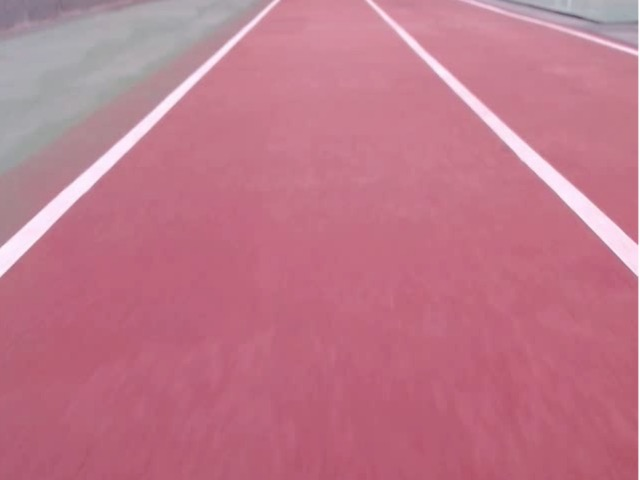
#> input picture img/cam_img.jpg, 640 x 480 px, given in place of ex3.mp4, which was not available
$ python 04-playground_bird_eye.py   (older library calls are emulated)
#> lines starting #> are read from the running program, lines starting #| are printed output that depends on the picture; after the words box and inside, x2 and y2 are one past the last pixel; in counts of white or black regions, pixels touching at a corner belong together; pictures that were not available may be replaced by others from this repository, and a replacement may not be noted
import numpy as np
import cv2
import matplotlib.pyplot as plt
from matplotlib.animation import FuncAnimation

_LB = 0
_LT = 1
_RB = 2
_RT = 3

_RED = (255, 0, 0)
_GREEN = (0, 255, 0)
_BLUE = (0, 0, 255)
_BLACK = (0, 0, 0)
_WHITE = (255, 255, 255)

_PAUSE_TIME = 0.01


def make_source_marker(image):
    marked_img = image.copy()
    marker_size = 10
    # lb, lt, rb, rt
    position = [
        (60, 350), (170, 80), (630, 350), (510, 80)
    ]
    cv2.circle(marked_img, position[_LB], marker_size, _RED, -1)
    cv2.circle(marked_img, position[_LT], marker_size, _GREEN, -1)
    cv2.circle(marked_img, position[_RB], marker_size, _BLUE, -1)
    cv2.circle(marked_img, position[_RT], marker_size, _BLACK, -1)

    return marked_img, position


def wrapping_img(image, source_position):
    (h, w) = (image.shape[0], image.shape[1])

    source = np.float32(source_position)
    destination = np.float32([(60, 380), (60, 50), (630, 380), (630, 50)])

    transform_matrix = cv2.getPerspectiveTransform(source, destination)
    minverse = cv2.getPerspectiveTransform(destination, source)
    wrapped_img = cv2.warpPerspective(image, transform_matrix, (w, h))

    return wrapped_img, minverse


def color_filtering_img(image):
    g_blur_size = 5
    m_blur_size = 11
    thresh = 170

    gray_img = cv2.cvtColor(image, cv2.COLOR_BGR2GRAY)
    g_blur_img = cv2.GaussianBlur(gray_img, (g_blur_size, g_blur_size), 0)
    m_blur_img = cv2.medianBlur(g_blur_img, m_blur_size)
    ret, thr_img = cv2.threshold(m_blur_img, thresh, 255, cv2.THRESH_BINARY)
    canny_img = cv2.Canny(thr_img, 30, 350)

    filtered_img = canny_img

    return filtered_img


def set_roi_area(image):
    x = int(image.shape[1])
    y = int(image.shape[0])

    # 한 붓 그리기
    _shape = np.array([
        [int(0.05 * x), int(0.9 * y)], [int(0.05 * x), int(0.1 * y)],
        [int(0.4 * x), int(0.1 * y)], [int(0.4 * x), int(0.9 * y)],
        [int(0.6 * x), int(0.9 * y)], [int(0.6 * x), int(0.1 * y)],
        [int(0.95 * x), int(0.1 * y)], [int(0.95 * x), int(0.9 * y)],
        [int(0.05 * x), int(0.9 * y)]
    ])

    mask = np.zeros_like(image)

    if len(image.shape) > 2:
        channel_count = image.shape[2]
        ignore_mask_color = (255,) * channel_count
    else:
        ignore_mask_color = 255

    cv2.fillPoly(mask, np.int32([_shape]), ignore_mask_color)
    masked_roi_image = cv2.bitwise_and(image, mask)

    return masked_roi_image


def plot_histogram(image):
    histogram = np.sum(image[image.shape[0] // 2:, :], axis=0)
    mid_point = np.int(histogram.shape[0] / 2)
    left_base = np.argmax(histogram[:mid_point])
    right_base = np.argmax(histogram[mid_point:]) + mid_point

    return left_base, right_base


def slide_window_search(image, left_current, right_current):
    out_img = np.dstack((image, image, image))

    nwindows = 4
    window_height = np.int(image.shape[0] / nwindows)
    nonzero = image.nonzero()  # 선이 있는 부분의 인덱스만 저장
    nonzero_y = np.array(nonzero[0])  # 선이 있는 부분 y의 인덱스 값
    nonzero_x = np.array(nonzero[1])  # 선이 있는 부분 x의 인덱스 값
    margin = 100
    minpix = 50
    left_lane = []
    right_lane = []
    thickness = 2

    for w in range(nwindows):
        win_y_low = image.shape[0] - (w + 1) * window_height  # window 윗부분
        win_y_high = image.shape[0] - w * window_height  # window 아랫 부분
        win_xleft_low = left_current - margin  # 왼쪽 window 왼쪽 위
        win_xleft_high = left_current + margin  # 왼쪽 window 오른쪽 아래
        win_xright_low = right_current - margin  # 오른쪽 window 왼쪽 위
        win_xright_high = right_current + margin  # 오른쪽 window 오른쪽 아래

        cv2.rectangle(out_img, (win_xleft_low, win_y_low), (win_xleft_high, win_y_high), _GREEN, thickness)
        cv2.rectangle(out_img, (win_xright_low, win_y_low), (win_xright_high, win_y_high), _GREEN, thickness)
        good_left = ((nonzero_y >= win_y_low) & (nonzero_y < win_y_high) & (nonzero_x >= win_xleft_low) & (
                nonzero_x < win_xleft_high)).nonzero()[0]
        good_right = ((nonzero_y >= win_y_low) & (nonzero_y < win_y_high) & (nonzero_x >= win_xright_low) & (
                nonzero_x < win_xright_high)).nonzero()[0]
        left_lane.append(good_left)
        right_lane.append(good_right)

        if len(good_left) > minpix:
            left_current = np.int(np.mean(nonzero_x[good_left]))
        if len(good_right) > minpix:
            right_current = np.int(np.mean(nonzero_x[good_right]))

    left_lane = np.concatenate(left_lane)  # np.concatenate() -> array를 1차원으로 합침
    right_lane = np.concatenate(right_lane)

    leftx = nonzero_x[left_lane]
    lefty = nonzero_y[left_lane]
    rightx = nonzero_x[right_lane]
    righty = nonzero_y[right_lane]

    left_fit = np.polyfit(lefty, leftx, 2)
    right_fit = np.polyfit(righty, rightx, 2)

    ploty = np.linspace(0, image.shape[0] - 1, image.shape[0])
    left_fitx = left_fit[0] * ploty ** 2 + left_fit[1] * ploty + left_fit[2]
    right_fitx = right_fit[0] * ploty ** 2 + right_fit[1] * ploty + right_fit[2]

    ltx = np.trunc(left_fitx)
    rtx = np.trunc(right_fitx)

    out_img[nonzero_y[left_lane], nonzero_x[left_lane]] = _RED
    out_img[nonzero_y[right_lane], nonzero_x[right_lane]] = _BLUE

    plt.imshow(out_img)
    plt.plot(left_fitx, ploty, color='red')
    plt.plot(right_fitx, ploty, color='blue')
    plt.xlim(0, 720)
    plt.ylim(440, 0)
    plt.show(block=False)
    plt.pause(_PAUSE_TIME)
    plt.cla()

    ret = {'left_fitx': ltx, 'right_fitx': rtx, 'ploty': ploty}

    return ret


def draw_lane_lines(original_image, wraped_image, minv, draw_info):
    left_fitx, right_fitx, ploty = draw_info['left_fitx'], draw_info['right_fitx'], draw_info['ploty']

    warp_zero = np.zeros_like(wraped_image).astype(np.uint8)
    color_warp = np.dstack((warp_zero, warp_zero, warp_zero))

    pts_left = np.array([np.transpose(np.vstack([left_fitx, ploty]))])
    pts_right = np.array([np.flipud(np.transpose(np.vstack([right_fitx, ploty])))])
    pts = np.hstack((pts_left, pts_right))

    mean_x = np.mean((left_fitx, right_fitx), axis=0)
    pts_mean = np.array([np.flipud(np.transpose(np.vstack([mean_x, ploty])))])

    cv2.fillPoly(color_warp, np.int_([pts]), (216, 168, 74))
    cv2.fillPoly(color_warp, np.int_([pts_mean]), _WHITE)

    new_warp = cv2.warpPerspective(color_warp, minv, (original_image.shape[1], original_image.shape[0]))
    result = cv2.addWeighted(original_image, 1, new_warp, 0.4, 0)

    return pts_mean, result


cap = cv2.VideoCapture("video/ex3.mp4")
winname = "result"

cv2.namedWindow(winname)
cv2.moveWindow(winname, 100, 0)

while True:
    ret, img = cap.read()
#> img is the input picture: shape (480, 640, 3); mean B, G, R 138, 119, 191.4

    if not ret:
        break

    (h, w) = (img.shape[0], img.shape[1])
#> h = 480; w = 640

    mark_img, src_position = make_source_marker(img)
#> in make_source_marker, `cv2.circle(marked_img, position[_RT], marker_size, _BLACK, -1)`:
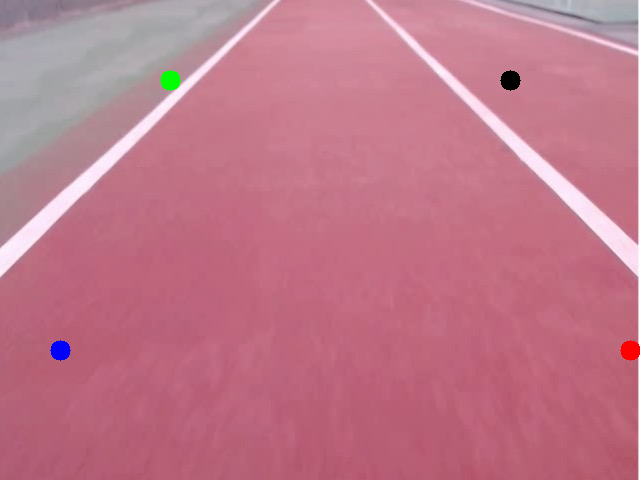
#> marked_img: shape (480, 640, 3); mean B, G, R 137.7, 118.8, 190.8
#> src_position = [(60, 350), (170, 80), (630, 350), (510, 80)]
    wrap_img, minv = wrapping_img(img, src_position)
#> in wrapping_img, `source = np.float32(source_position)`: source = [[60, 350], [170, 80], [630, 350], [510, 80]]
#> in wrapping_img, `transform_matrix = cv2.getPerspectiveTransform(source, destination)`: transform_matrix = [[2.1, 1.04, -364.8], [-1.8e-16, 2.72, -155], [-1.36e-18, 0.00313, 1]]
#> in wrapping_img, `minverse = cv2.getPerspectiveTransform(destination, source)`: minverse = [[0.562, -0.383, 145.6], [0, 0.368, 57], [2.44e-19, -0.00115, 1]]
#> in wrapping_img, `wrapped_img = cv2.warpPerspective(image, transform_matrix, (w, h))`:
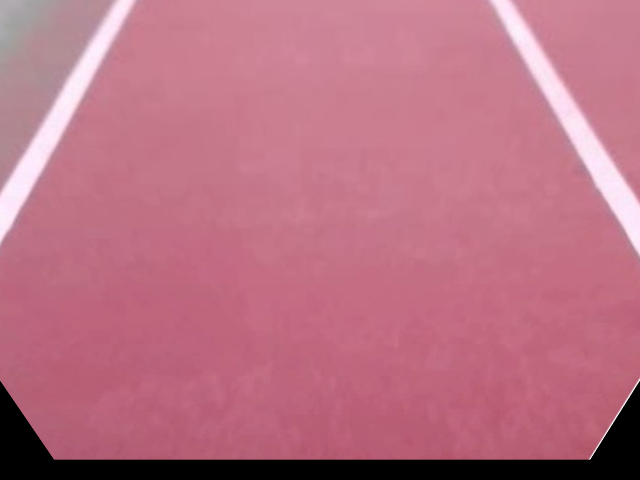
#> wrapped_img: shape (480, 640, 3); mean B, G, R 130.9, 112.3, 185.3
#> minv has the same summary as minverse in wrapping_img
    filter_img = color_filtering_img(wrap_img)
#> in color_filtering_img, `gray_img = cv2.cvtColor(image, cv2.COLOR_BGR2GRAY)`:
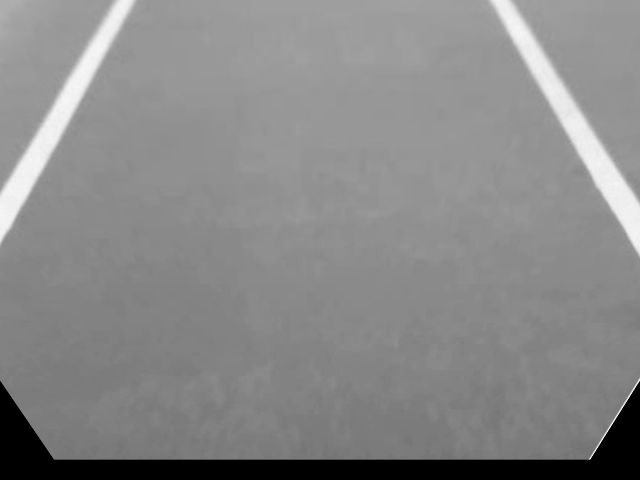
#> gray_img: shape (480, 640); min 0, max 252, mean 136.3
#> in color_filtering_img, `ret, thr_img = cv2.threshold(m_blur_img, thresh, 255, cv2.THRESH_BINARY)`:
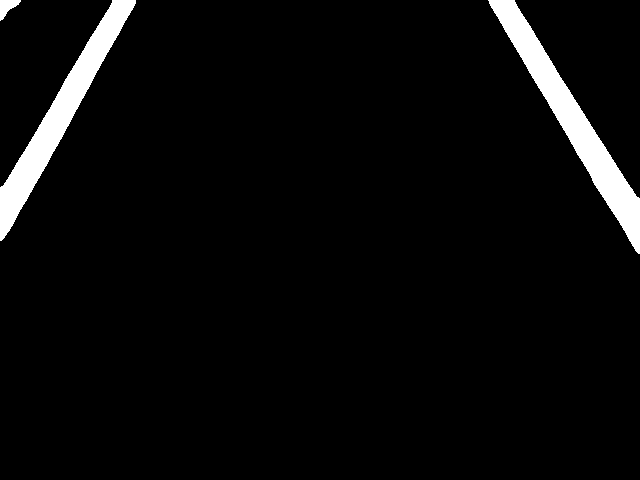
#> thr_img: shape (480, 640); 4.4% white; 3 white regions, box (x1, y1, x2, y2) and area: (488, 0, 640, 254) 7013, (0, 0, 136, 241) 6244, (0, 0, 21, 21) 229
#> in color_filtering_img, `ret, thr_img = cv2.threshold(m_blur_img, thresh, 255, cv2.THRESH_BINARY)`: ret = 170
#> in color_filtering_img, `canny_img = cv2.Canny(thr_img, 30, 350)`: canny_img: shape (480, 640); 0.35% white in thin lines or dots, all inside (x1, y1, x2, y2) = (0, 0, 640, 254)
    roi_img = set_roi_area(filter_img)
#> in set_roi_area, `cv2.fillPoly(mask, np.int32([_shape]), ignore_mask_color)`:
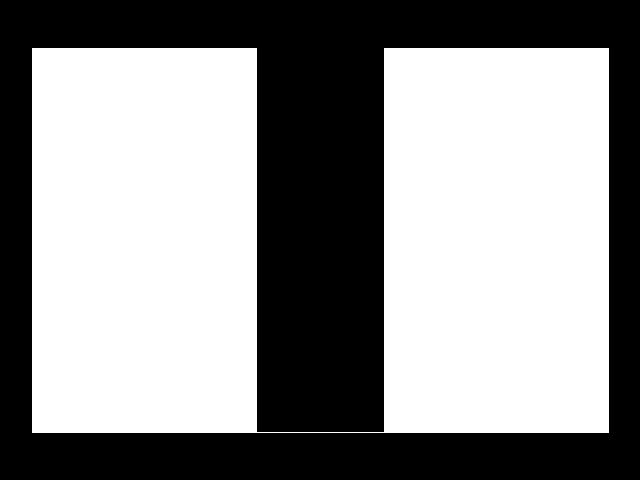
#> mask: shape (480, 640); 56.4% white; 1 black region, box (x1, y1, x2, y2) and area: (0, 0, 640, 480) 133823
#> in set_roi_area, `masked_roi_image = cv2.bitwise_and(image, mask)`:
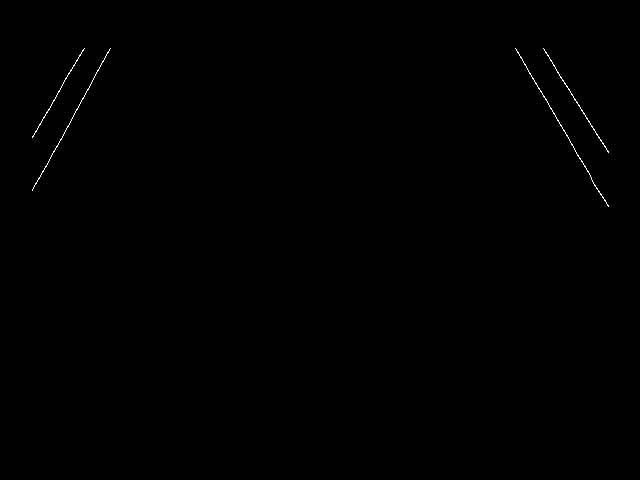
#> masked_roi_image: shape (480, 640); 0.19% white in thin lines or dots, all inside (x1, y1, x2, y2) = (32, 48, 609, 207)

    left, right = plot_histogram(roi_img)
#> in plot_histogram, `histogram = np.sum(image[image.shape[0] // 2:, :], axis=0)`: histogram = 640 values from 0 to 0
#> in plot_histogram, `left_base = np.argmax(histogram[:mid_point])`: left_base = 0
#> in plot_histogram, `right_base = np.argmax(histogram[mid_point:]) + mid_point`: right_base = 320
#> left = 0; right = 320
    draw_info = slide_window_search(roi_img, left, right)
#> in slide_window_search, `nonzero = image.nonzero()`: nonzero = 581 positions, rows 48 to 206, columns 32 to 608
#> in slide_window_search, `nonzero_y = np.array(nonzero[0])`: nonzero_y = 581 values from 48 to 206
#> in slide_window_search, `nonzero_x = np.array(nonzero[1])`: nonzero_x = 581 values, max 608 at index 469, min 32 at index 410, mean 341.2
#> the loop in slide_window_search, `for w in range(nwindows):` made 4 passes
#> (win_xleft_low, win_xleft_high, left_current) on passes 3 to 4: (-100, 100, 48), (-52, 148, 76)
#> (win_xleft_low, win_xleft_high) on passes 1 to 2: (-100, 100), (-100, 100)
#> after the loop in slide_window_search, `for w in range(nwindows):`:
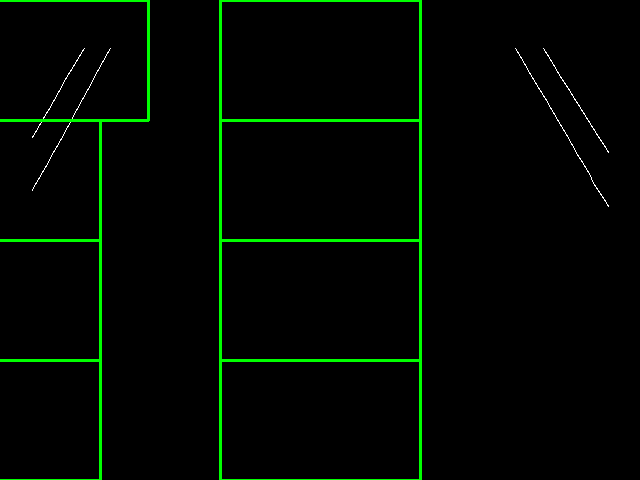
#> out_img: shape (480, 640, 3); mean of channels 0, 1, 2 0.5, 7.2, 0.5; drawn as B, G, R
#> after the loop in slide_window_search, `for w in range(nwindows):`: left_lane = 4 items; right_lane = [empty array, empty array, empty array, empty array]
#> in slide_window_search, `left_lane = np.concatenate(left_lane)`: left_lane = 262 values, max 558 at index 99, min 0 at index 100, mean 272.5
#> in slide_window_search, `right_lane = np.concatenate(right_lane)`: right_lane = empty array
#> in slide_window_search, `leftx = nonzero_x[left_lane]`: leftx = 262 values, max 110 at index 101, min 32 at index 35, mean 65.54
#> in slide_window_search, `lefty = nonzero_y[left_lane]`: lefty = 262 values, max 190 at index 99, min 48 at index 100, mean 108.6
#> in slide_window_search, `rightx = nonzero_x[right_lane]`: rightx = empty array
#> in slide_window_search, `left_fit = np.polyfit(lefty, leftx, 2)`: left_fit = [0.00174, -0.83, 132.5]
#> (the run stopped early here; a loop or call above may not have finished)
